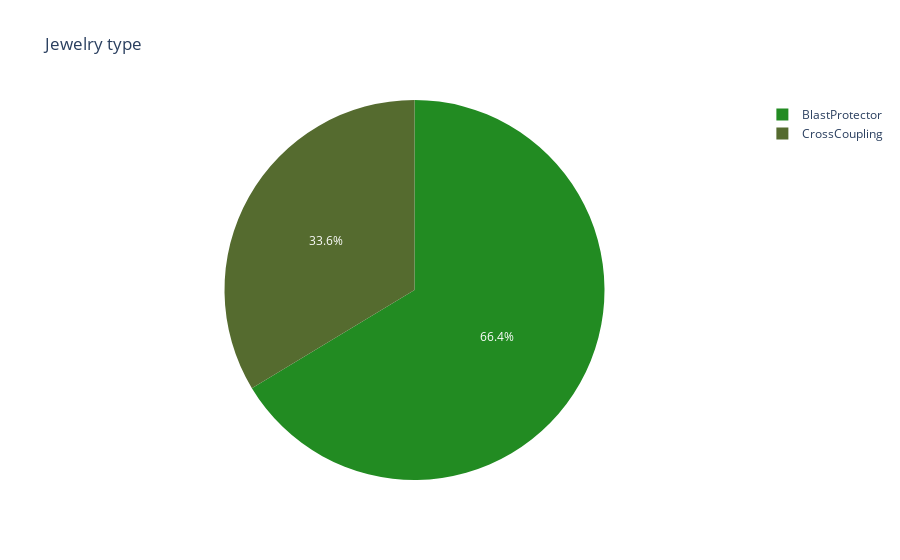

The notebook cell saved with this chart:
### Code cell
BP, CC = features['type'].value_counts()

pie = make_subplots(rows=1, cols=1, specs=[[{"type": "domain"}]])

pie.add_trace(go.Pie(
     values=[BP, CC],
     labels=['BlastProtector', 'CrossCoupling'],
     domain=dict(x=[0, 0.5]),
     name="Blast Protector",
     hoverinfo='label+value',
     sort=False,
     marker_colors = ['forestgreen', 'darkolivegreen']
     ), 
     row=1, col=1)

pie.update_layout(title_text="Jewelry type", template="plotly")
pie.show()

### Figure 1 — Plotly figure (JSON) as saved in the notebook; plotly's stock layout.template omitted (floating-point values rounded to 4 significant figures)
{"data": [{"domain": {"x": [0, 1], "y": [0, 1]}, "hoverinfo": "label+value", "labels": ["BlastProtector", "CrossCoupling"], "marker": {"colors": ["forestgreen", "darkolivegreen"]}, "name": "Blast Protector", "sort": false, "type": "pie", "values": [140, 71]}], "layout": {"title": {"text": "Jewelry type"}}}
